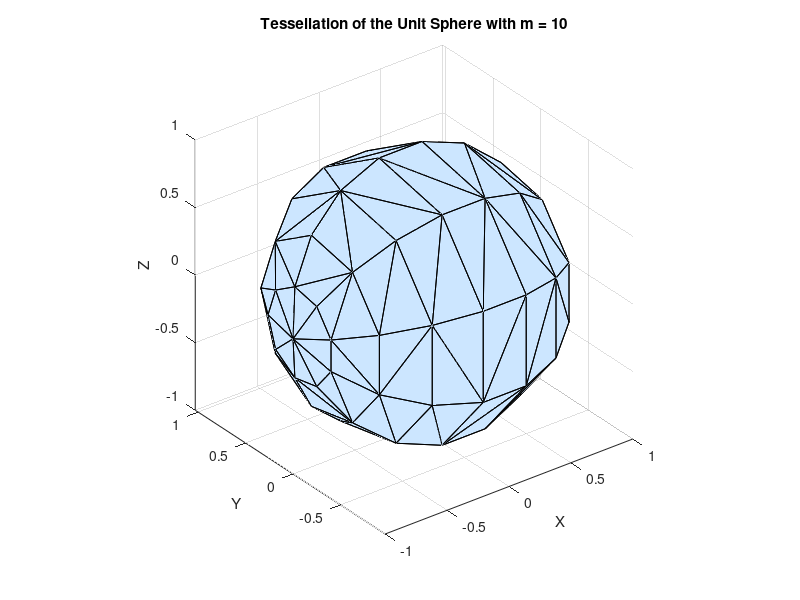

MATLAB code for this plot:
% Parameters
n = 3;   % Dimension
m = 10;  % Controls the number of points

% Angle discretization
theta = cell(n-1, 1);
for k = 1:n-2
    theta{k} = linspace(0, pi, m);
end
theta{n-1} = linspace(0, 2*pi, m);

% Generate grid of angles
[Theta{1:n-1}] = ndgrid(theta{:});

% Flatten grids
for k = 1:n-1
    Theta{k} = Theta{k}(:);
end

% Number of points
numPoints = numel(Theta{1});

% Initialize vertices matrix
vertices = zeros(numPoints, n);

% Calculate Cartesian coordinates
for idx = 1:numPoints
    sinProd = 1;
    for dim = 1:n
        if dim == n
            angle = Theta{n-1}(idx);
            vertices(idx, dim) = sinProd * sin(angle);
        elseif dim == n-1
            angle = Theta{n-1}(idx);
            vertices(idx, dim) = sinProd * cos(angle);
        else
            angle = Theta{dim}(idx);
            vertices(idx, dim) = sinProd * cos(angle);
            sinProd = sinProd * sin(angle);
        end
    end
end

% Remove duplicate points caused by angle discretization
vertices = unique(round(vertices * 1e6) / 1e6, 'rows');

% Compute convex hull facets
facets = convhulln(vertices);

% Visualization for n = 3
if n == 3
    figure;
    trisurf(facets, vertices(:,1), vertices(:,2), vertices(:,3), ...
        'FaceColor', [0.8, 0.9, 1.0], 'EdgeColor', 'k');
    axis equal;
    xlabel('X'); ylabel('Y'); zlabel('Z');
    title(['Tessellation of the Unit Sphere with m = ', num2str(m)]);
    grid on;
end

